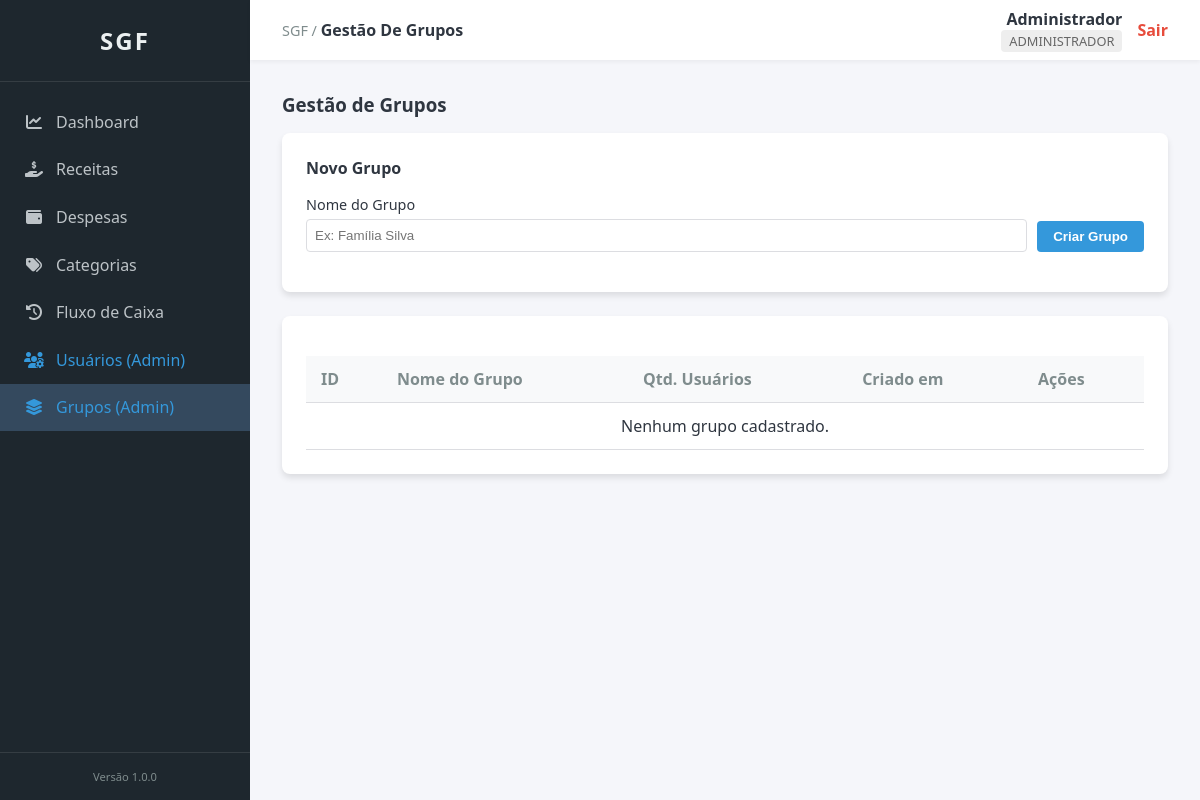
The app's page /index.php?page=grupos (signed in), older data.
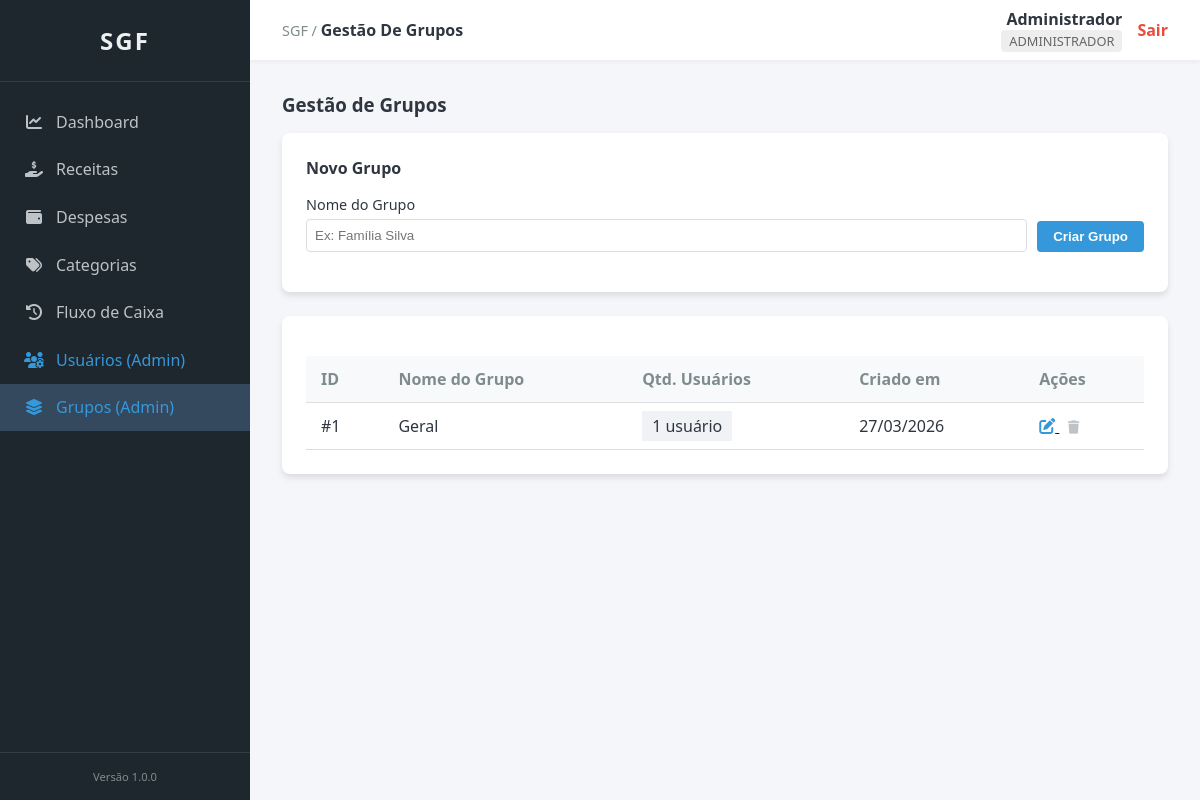
The same page, newer data.
### tables this page shows
CREATE TABLE IF NOT EXISTS grupos (
    id INT AUTO_INCREMENT PRIMARY KEY,
    nome VARCHAR(100) NOT NULL,
    criado_em TIMESTAMP DEFAULT CURRENT_TIMESTAMP
);

### includes/functions.php (called while the page is built, shortened)
<?php
function s($texto) {
    return htmlspecialchars($texto ?? '', ENT_QUOTES, 'UTF-8');
}
function formatarData($data) {
    return date('d/m/Y', strtotime($data));
}

### includes/auth.php (called while the page is built, shortened)
<?php
function ehAdmin() {
    return isset($_SESSION['usuario_cargo']) && $_SESSION['usuario_cargo'] === 'admin';
}

### pages/grupos.php (the view, shortened to what this page needs)
<?php
$edit_data = null;
$stmt = $pdo->query("SELECT g.*, (SELECT COUNT(*) FROM usuarios u WHERE u.grupo_id = g.id) as total_usuarios
                     FROM grupos g ORDER BY nome ASC");
$grupos = $stmt->fetchAll();
?>
<div class="header-actions" style="display: flex; justify-content: space-between; align-items: center; margin-bottom: 1rem;">
    <h3>Gestão de Grupos</h3>
</div>
<div class="card">
    <h4><?= $edit_data ? 'Editar' : 'Novo' ?> Grupo</h4>
    <form action="index.php?page=grupos" method="POST" class="form-inline" style="margin-top: 1rem;">
        <div class="form-group" style="flex: 2;">
            <label>Nome do Grupo</label>
            <input type="text" name="nome" class="form-control" value="<?= s($edit_data['nome'] ?? '') ?>" placeholder="Ex: Família Silva" required>
        </div>
        <div class="form-group">
            <button type="submit" name="save_group" class="btn btn-primary">
                <?= $edit_data ? 'Salvar Edição' : 'Criar Grupo' ?>
            </button>
        </div>
    </form>
</div>
<div class="card">
    <div class="table-responsive">
        <table>
            <thead>
                <tr>
                    <th>ID</th>
                    <th>Nome do Grupo</th>
                    <th>Qtd. Usuários</th>
                    <th>Criado em</th>
                    <th>Ações</th>
                </tr>
            </thead>
            <tbody>
                <?php foreach ($grupos as $g): ?>
                    <tr>
                        <td>#<?= $g['id'] ?></td>
                        <td style="font-weight: 500;"><?= s($g['nome']) ?></td>
                        <td>
                            <span class="badge" style="background: #f1f2f6; color: #2f3640; padding: 4px 10px;">
                                <?= $g['total_usuarios'] ?> usuári<?= $g['total_usuarios'] == 1 ? 'o' : 'os' ?>
                            </span>
                        </td>
                        <td><?= formatarData($g['criado_em']) ?></td>
                        <td>
                            <a href="index.php?page=grupos&action=edit&id=<?= $g['id'] ?>" title="Editar">
                                <i class="fas fa-edit" style="color: var(--accent);"></i>
                            </a>
                            <form action="index.php?page=grupos" method="POST" style="display:inline;" onsubmit="return confirm('Excluir este grupo?');">
                                <button type="submit" name="delete_group" style="background:none; border:none; cursor:pointer; padding:0;" <?= $g['total_usuarios'] > 0 ? 'disabled title="Não pode excluir com usuários"' : '' ?>>
                                    <i class="fas fa-trash" style="color: <?= $g['total_usuarios'] > 0 ? '#bdc3c7' : 'var(--danger)' ?>;"></i>
                                </button>
                            </form>
                        </td>
                    </tr>
                <?php endforeach; ?>
                <?php if (empty($grupos)): ?>
                    <tr><td colspan="5" style="text-align:center;">Nenhum grupo cadastrado.</td></tr>
                <?php endif; ?>
            </tbody>
        </table>
    </div>
</div>

### index.php (shortened to what this page needs)
<?php
require_once __DIR__ . '/includes/auth.php';
require_once __DIR__ . '/includes/functions.php';
$page = $_GET['page'] ?? 'dashboard';
$titles = [
    'dashboard' => 'Dashboard',
    'receitas' => 'Receitas',
    'despesas' => 'Despesas',
    'categorias' => 'Categorias',
    'fluxo' => 'Fluxo de Caixa',
    'usuarios' => 'Gestão de Usuários',
    'grupos' => 'Gestão de Grupos',
    'perfil' => 'Meu Perfil'
];
$page_title = $titles[$page] ?? 'SGF';
$page_file = __DIR__ . "/pages/$page.php";
if (file_exists($page_file)) {
    include $page_file;
} else {
    echo "<div class='alert alert-danger'>Página não encontrada: " . s($page) . "</div>";
}
$page_content = ob_get_clean();
?>
<!DOCTYPE html>
<html lang="pt-br">
<head>
    <link rel="stylesheet" href="assets/css/style.css">
    <link rel="stylesheet" href="https://cdnjs.cloudflare.com/ajax/libs/font-awesome/6.4.0/css/all.min.css">
</head>
<body>
    <div class="layout">
        <?php include __DIR__ . '/includes/sidebar.php'; ?>
        <main class="main">
            <?php include __DIR__ . '/includes/header.php'; ?>
            <div class="content">
                <?= $page_content ?>
            </div>
        </main>
    </div>
</body>
</html>

### includes/sidebar.php
<?php
$current_page = $_GET['page'] ?? 'dashboard';
?>
<aside class="sidebar">
    <div class="sidebar-header">
        <h2>SGF</h2>
    </div>
    <ul class="sidebar-menu">
        <li class="<?= $current_page === 'dashboard' ? 'active' : '' ?>">
            <a href="index.php?page=dashboard">
                <i class="fas fa-chart-line"></i> Dashboard
            </a>
        </li>
        <li class="<?= $current_page === 'receitas' ? 'active' : '' ?>">
            <a href="index.php?page=receitas">
                <i class="fas fa-hand-holding-usd"></i> Receitas
            </a>
        </li>
        <li class="<?= $current_page === 'despesas' ? 'active' : '' ?>">
            <a href="index.php?page=despesas">
                <i class="fas fa-wallet"></i> Despesas
            </a>
        </li>
        <li class="<?= $current_page === 'categorias' ? 'active' : '' ?>">
            <a href="index.php?page=categorias">
                <i class="fas fa-tags"></i> Categorias
            </a>
        </li>
        <li class="<?= $current_page === 'fluxo' ? 'active' : '' ?>">
            <a href="index.php?page=fluxo">
                <i class="fas fa-history"></i> Fluxo de Caixa
            </a>
        </li>
        <?php if (ehAdmin()): ?>
            <li class="<?= $current_page === 'usuarios' ? 'active' : '' ?>">
                <a href="index.php?page=usuarios" style="color: #3498db;">
                    <i class="fas fa-users-cog"></i> Usuários (Admin)
                </a>
            </li>
            <li class="<?= $current_page === 'grupos' ? 'active' : '' ?>">
                <a href="index.php?page=grupos" style="color: #3498db;">
                    <i class="fas fa-layer-group"></i> Grupos (Admin)
                </a>
            </li>
        <?php endif; ?>
    </ul>
    <div class="sidebar-footer" style="padding: 1rem; border-top: 1px solid rgba(255, 255, 255, 0.1); font-size: 0.7rem; color: #7f8c8d; text-align: center;">
        Versão 1.0.0
    </div>
</aside>

### includes/header.php (shortened to what this page needs)
<header class="header">
    <div class="header-breadcrumb">
        <span style="color: var(--text-muted); font-size: 0.9rem;">SGF / </span>
        <span style="font-weight: 600; text-transform: capitalize;"><?= s($page_title) ?></span>
    </div>
    <div class="user-info">
        <div class="user-details" style="text-align: right;">
            <div class="user-name"><?= s($_SESSION['usuario_nome']) ?></div>
            <div class="user-role"><?= s($_SESSION['usuario_cargo'] === 'admin' ? 'Administrador' : 'Usuário') ?></div>
        </div>
        <a href="index.php?action=logout" class="logout-btn" title="Sair">
            Sair
        </a>
    </div>
</header>

### assets/css/style.css (style rules this page uses)
:root { --primary-color: #2c3e50; --sidebar-bg: #1e272e; --sidebar-item-active: #34495e; --content-bg: #f5f6fa; --header-bg: #ffffff; --accent: #3498db; --success: #27ae60; --danger: #e74c3c; --warning: #f1c40b; --text-main: #2f3640; --text-muted: #7f8c8d; --border: #dcdde1; --shadow: 0 4px 6px rgba(0, 0, 0, 0.1); --sidebar-width: 250px; }
* { margin: 0; padding: 0; box-sizing: border-box; }
body { font-family: 'Segoe UI', Roboto, Helvetica, Arial, sans-serif; color: var(--text-main); background-color: var(--content-bg); }
.layout { display: flex; min-height: 100vh; }
.sidebar { width: var(--sidebar-width); background-color: var(--sidebar-bg); color: #ecf0f1; flex-shrink: 0; display: flex; flex-direction: column; transition: width 0.3s; }
.sidebar-header { padding: 1.5rem; text-align: center; border-bottom: 1px solid rgba(255, 255, 255, 0.1); }
.sidebar-header h2 { font-size: 1.5rem; letter-spacing: 2px; }
.sidebar-menu { flex: 1; margin-top: 1rem; list-style: none; }
.sidebar-menu li a { display: flex; align-items: center; padding: 0.8rem 1.5rem; color: #bdc3c7; text-decoration: none; transition: all 0.2s; font-weight: 500; }
.sidebar-menu li a:hover, .sidebar-menu li.active a { background-color: var(--sidebar-item-active); color: #ffffff; }
.sidebar-menu li a i { margin-right: 12px; width: 20px; text-align: center; }
.main { flex: 1; display: flex; flex-direction: column; }
.header { height: 60px; background-color: var(--header-bg); display: flex; align-items: center; justify-content: space-between; padding: 0 2rem; box-shadow: 0 2px 4px rgba(0,0,0,0.05); z-index: 10; }
.user-info { display: flex; align-items: center; gap: 15px; }
.user-name { font-weight: 600; }
.user-role { font-size: 0.8rem; background: #eee; padding: 2px 8px; border-radius: 4px; text-transform: uppercase; color: #666; }
.logout-btn { color: var(--danger); text-decoration: none; font-weight: 600; }
.content { padding: 2rem; flex: 1; }
.card { background: white; padding: 1.5rem; border-radius: 8px; box-shadow: var(--shadow); margin-bottom: 1.5rem; }
.btn { padding: 8px 16px; border-radius: 4px; border: none; cursor: pointer; font-weight: 600; transition: opacity 0.2s; }
.btn-primary { background: var(--accent); color: white; }
.table-responsive { overflow-x: auto; }
table { width: 100%; border-collapse: collapse; margin-top: 1rem; }
th, td { text-align: left; padding: 12px 15px; border-bottom: 1px solid var(--border); }
th { background-color: #f8f9fa; color: var(--text-muted); }
.form-inline { display: flex; gap: 10px; flex-wrap: wrap; align-items: flex-end; }
.form-group { margin-bottom: 1rem; }
.form-group label { display: block; margin-bottom: 0.3rem; font-size: 0.9rem; }
.form-control { width: 100%; padding: 8px; border: 1px solid var(--border); border-radius: 4px; }

Row changes from the older to the newer data that the page shows:
added grupos: id "1", nome "Geral", total_usuarios "1", criado_em "27/03/2026"
Text that changed along with them:
text no longer shown: "Nenhum grupo cadastrado."
